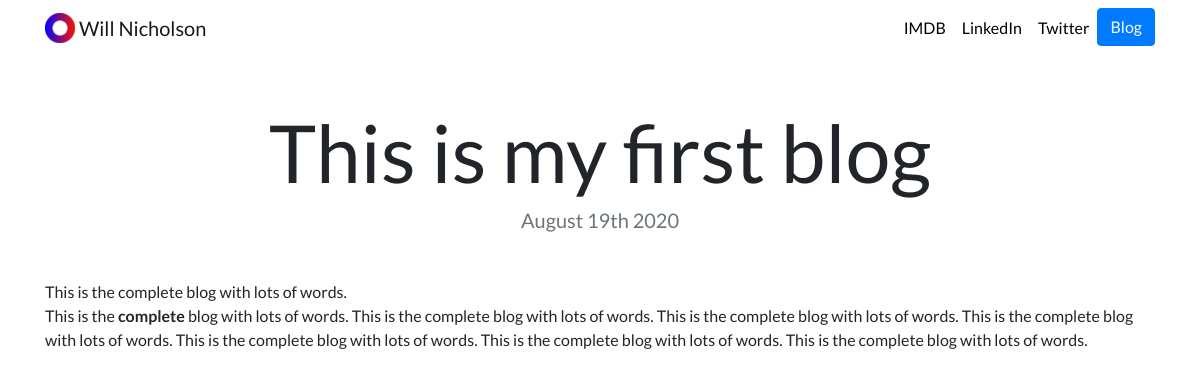
Page /blog/7/ on the committed database.
### blog/models.py (models this page shows, shortened)
class Blog(models.Model):
    title = models.CharField(max_length = 200)
    description = models.TextField()
    date = models.DateField()

### blog/views.py (the view)
# urls.py: path('<int:blog_id>/', views.detail, name='detail'),
def detail(request, blog_id):
    blog = get_object_or_404(Blog, pk=blog_id)
    return render(request, 'blog/detail.html', {'blog':blog})

### blog/templates/blog/detail.html
{% extends "portfolio/base.html" %}
{% load static %}
{% block content %}
<h1 class="text-center mt-5" id="blogdetailtitle">{{ blog.title }}</h1>
<h5 class="text-center text-muted mb-5">{{ blog.date|date:'F jS Y' }}</h5>
{{ blog.description|safe }}
{% endblock %}

### portfolio/static/portfolio/custom.css (style rules this page uses)
body { font-family: 'Lato', sans-serif; }
@media (min-width: 992px) { #blogdetailtitle { font-size: 5rem; } }

### rows in the picture
Blog: title "This is my first blog", date "August 19th 2020", description "This is the complete blog with lots of words. This is the complete blog with lots of words. This is the complete blog with lots of words. This is the complete blog with lots of words. This is the complete blog with lots of words. This is the complete blog with lots of words. This is the complete blog with lots of words. This is the complete blog with lots of words."
